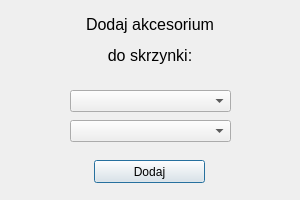
<?xml version="1.0" encoding="UTF-8"?>
<ui version="4.0">
 <class>dodaj_do_sk</class>
 <widget class="QDialog" name="dodaj_do_sk">
  <property name="geometry">
   <rect>
    <x>0</x>
    <y>0</y>
    <width>300</width>
    <height>200</height>
   </rect>
  </property>
  <property name="windowTitle">
   <string>Dialog</string>
  </property>
  <widget class="QLabel" name="label">
   <property name="geometry">
    <rect>
     <x>0</x>
     <y>0</y>
     <width>300</width>
     <height>81</height>
    </rect>
   </property>
   <property name="font">
    <font>
     <pointsize>12</pointsize>
    </font>
   </property>
   <property name="text">
    <string>&lt;html&gt;&lt;head/&gt;&lt;body&gt;&lt;p&gt;Dodaj akcesorium&lt;/p&gt;&lt;p&gt;do skrzynki:&lt;/p&gt;&lt;/body&gt;&lt;/html&gt;</string>
   </property>
   <property name="alignment">
    <set>Qt::AlignCenter</set>
   </property>
  </widget>
  <widget class="QComboBox" name="akcesorium">
   <property name="geometry">
    <rect>
     <x>70</x>
     <y>90</y>
     <width>161</width>
     <height>22</height>
    </rect>
   </property>
  </widget>
  <widget class="QPushButton" name="dodaj">
   <property name="geometry">
    <rect>
     <x>94</x>
     <y>160</y>
     <width>111</width>
     <height>23</height>
    </rect>
   </property>
   <property name="text">
    <string>Dodaj</string>
   </property>
  </widget>
  <widget class="QComboBox" name="skrzynka">
   <property name="geometry">
    <rect>
     <x>70</x>
     <y>120</y>
     <width>161</width>
     <height>22</height>
    </rect>
   </property>
  </widget>
 </widget>
 <resources/>
 <connections/>
</ui>
